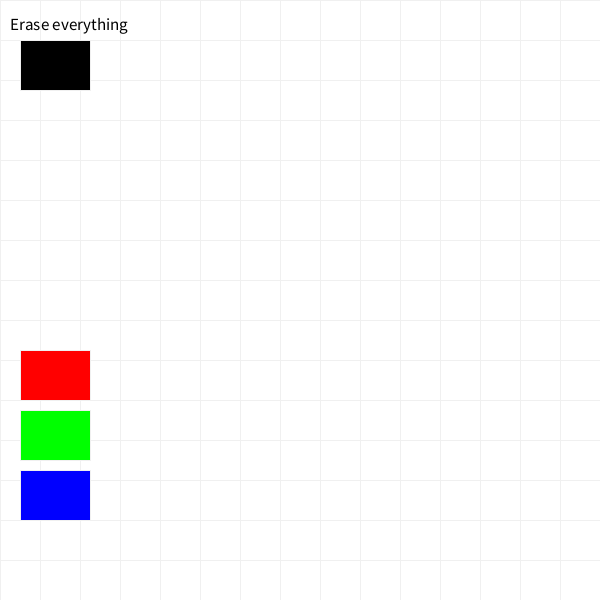
Frame 1 (no input)
Frame 60 (the mouse pressed at the canvas centre just before this capture): identical to frame 1, image omitted
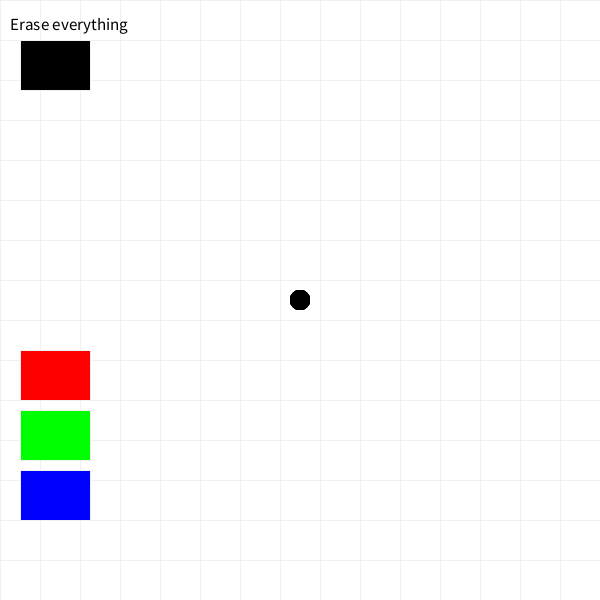
Frame 120 (the mouse held since frame 60 and released just before this capture)

The Processing sketch that drew these frames (run headless with seeded random() and noise(); from frame 60 on, the mouse is pressed at the canvas centre):

// Processing sketch: sketch_220112a
// ── sketch_220112a.pde
int x = 20, y = 40, w = 70, h = 50;

void setup() {
  size(600, 600);
  background(255);

  stroke(240);
  for (int linex = 0; linex < width; linex = linex+40) {
    for (int liney = 0; liney < height; liney = liney + 40) {
      line(0, liney, width, liney);
    }
    line(linex, 0, linex, height);
  }

  fill(255, 0, 0);
  rect(x, height - 250, w, h);

  fill(0, 255, 0);
  rect(x, height - 190, w, h);

  fill(0, 0, 255);
  rect(x, height - 130, w, h);

  fill(0);
  rect(x, y, w, h);
  textSize(17);
  text("Erase everything", 10, 30);
}

void draw() {
  if ((keyPressed && key == 'r') || (mousePressed && mouseX > x && mouseX < x + w && mouseY > (height - 250) && mouseY < (height - 250) + h)) {
    fill(255, 0, 0);
  }
  if (keyPressed && key == 'g'|| (mousePressed && mouseX > x && mouseX < x + w && mouseY > (height - 190) && mouseY < (height - 190) + h)) {
    fill(0, 255, 0);
  }
  if (keyPressed && key == 'b' || (mousePressed && mouseX > x && mouseX < x + w && mouseY > (height - 130) && mouseY < (height - 130) + h))  {
    fill(0, 0, 255);
  }
  if (keyPressed && key == 'n'){
    fill(0);
  }

  if (mousePressed) {
    noStroke();
    ellipse(mouseX, mouseY, 20, 20);
  }

  if (mouseX > x && mouseX < x + w && mouseY > y && mouseY < y+h && mousePressed) {
    setup();
  }
}
